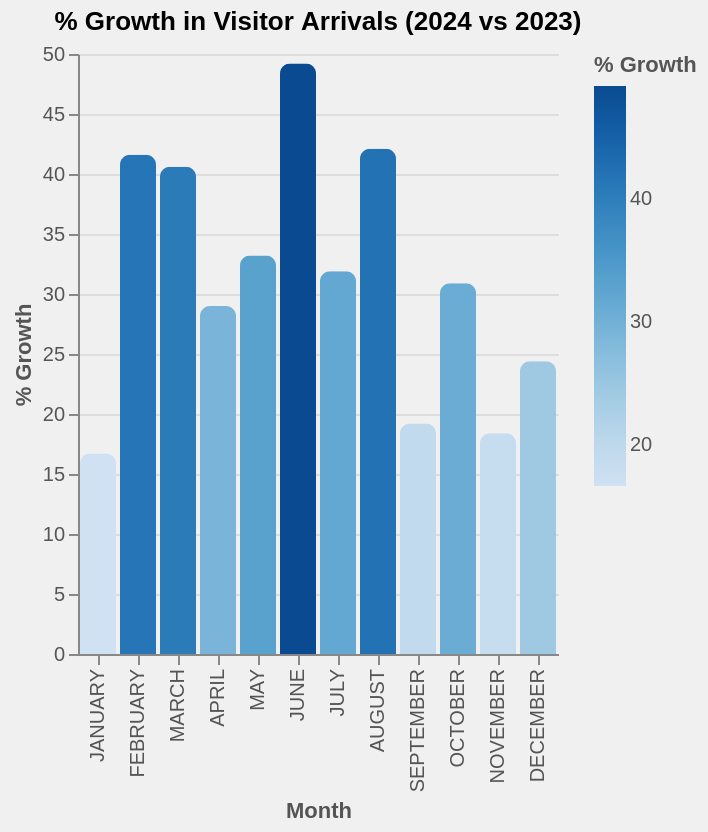

Vega-Lite specification for this chart:
### Vega-Lite specification from a JSON file in a GitHub repository (floating-point values rounded to 4 significant figures)
{"$schema": "https://vega.github.io/schema/vega-lite/v5.json", "background": "#f0f0f0", "width": "container", "height": "container", "title": "% Growth in Visitor Arrivals (2024 vs 2023)", "data": {"values": [{"MONTH": "JANUARY", "GROWTH": 16.7}, {"MONTH": "FEBRUARY", "GROWTH": 41.6}, {"MONTH": "MARCH", "GROWTH": 40.6}, {"MONTH": "APRIL", "GROWTH": 29.0}, {"MONTH": "MAY", "GROWTH": 33.2}, {"MONTH": "JUNE", "GROWTH": 49.2}, {"MONTH": "JULY", "GROWTH": 31.9}, {"MONTH": "AUGUST", "GROWTH": 42.1}, {"MONTH": "SEPTEMBER", "GROWTH": 19.2}, {"MONTH": "OCTOBER", "GROWTH": 30.9}, {"MONTH": "NOVEMBER", "GROWTH": 18.4}, {"MONTH": "DECEMBER", "GROWTH": 24.4}]}, "mark": {"type": "bar", "cornerRadiusTopLeft": 5, "cornerRadiusTopRight": 5}, "encoding": {"x": {"field": "MONTH", "type": "ordinal", "title": "Month", "sort": ["JANUARY", "FEBRUARY", "MARCH", "APRIL", "MAY", "JUNE", "JULY", "AUGUST", "SEPTEMBER", "OCTOBER", "NOVEMBER", "DECEMBER"], "axis": {"labelColor": "#555555", "titleColor": "#555555"}}, "y": {"field": "GROWTH", "type": "quantitative", "title": "% Growth", "axis": {"labelColor": "#555555", "titleColor": "#555555"}}, "color": {"field": "GROWTH", "type": "quantitative", "title": "% Growth", "scale": {"scheme": "blues"}, "legend": {"labelColor": "#555555", "titleColor": "#555555"}}, "tooltip": [{"field": "MONTH", "type": "ordinal"}, {"field": "GROWTH", "type": "quantitative", "title": "% Growth"}]}, "config": {"view": {"stroke": "transparent"}, "mark": {"tooltip": true}}}
